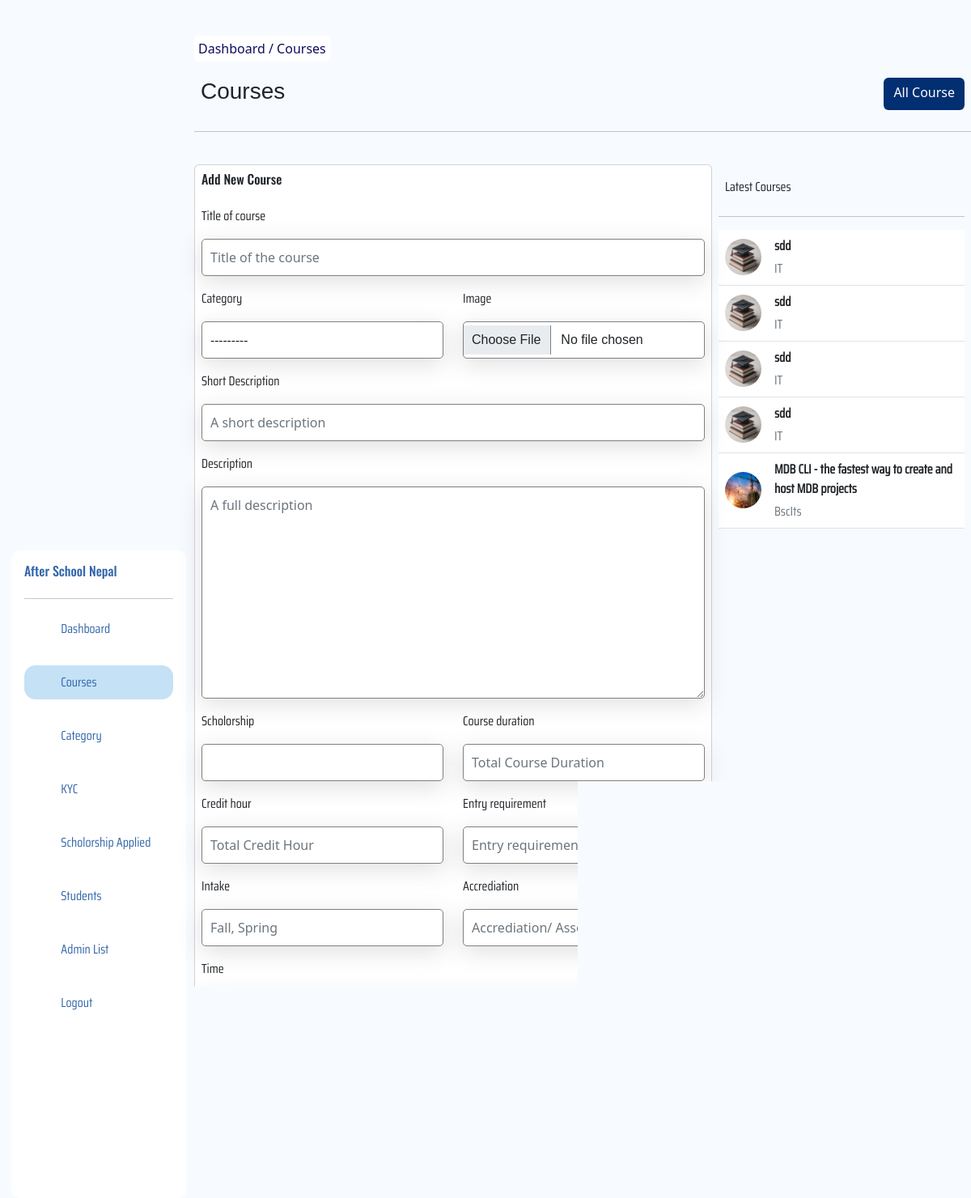
Screenshot of /courses with the database file from the repository.
### landing/models.py (models this page shows, shortened)
class Course(models.Model):
    category = models.ForeignKey(Category, related_name='course_category', on_delete=models.CASCADE)
    name = models.CharField(max_length=200)
    scholorship = models.BooleanField(default= False)
    scholorship_description = models.CharField(max_length = 300)
    slug = models.SlugField(unique= True, null = True, blank=True)
    description = models.TextField()
    short_description = models.TextField()
    video = models.FileField(upload_to='course_video/', null = True, blank= True)
    image = models.ImageField(upload_to='course_image/', null=True, blank=True)
    course_duration = models.CharField(max_length=200, null = True, blank=True)
    credit_hour = models.CharField(max_length=200, null = True, blank=True)
    entry_requirement = models.CharField(max_length=200, null = True, blank=True)
    intake = models.CharField(max_length=200, null = True, blank=True)
    accrediation = models.CharField(max_length=200, null = True, blank=True)
    time = models.CharField(max_length=200, null = True, blank=True)

class Category(models.Model):
    name = models.CharField(max_length= 200)
    slug = models.SlugField(unique=True)
    objects = models.Manager()
    def __str__(self):
        return self.name

### manager/views.py (the view, shortened to what this page needs)
# urls.py: path('courses', views.news, name = "news"),
def news(request):
    latest = Course.objects.all().order_by('-id')[:5]
    category = Category.objects.all().order_by('-id')[:8]
    form = CourseForm()
    dist = {
        'category':category,
        'course':latest,
        'form':form,
    }
    return render(request, "manager/news.html", dist)

### templates/Manager/news.html (shortened to what this page needs)
{% extends 'manager/dashboard.html' %}
{% block inside %}
<div class="mt-3 mb-3">
    <span class="breadcum">
      <a href="{%url 'manager:dashboard'%}">
          Dashboard
      </a>/
      Courses
    </span>
  </div>
    <div class="d-flex justify-content-between p-2">
        <H3>Courses</H3>
        <a href="{%url 'manager:allNews'%}">
            <div class="btn btn-primary">
                All Course
            </div>
        </a>
    </div>
    <hr>
    <div class="row p-0 m-0 mt-4">
       <div class="col-12 col-lg-8 p-0 mt-3">
            <form class="card p-2" action="" method="post" enctype="multipart/form-data">
                <div class="row">
                    <h6>
                        Add New Course
                    </h6>
                    <div class="col-12 mt-3">
                        <p>
                            {{form.name.label}}
                        </p>
                        {{form.name}}
                    </div>
                    <div class="col-6 mt-3">
                        <p>
                            {{form.category.label}}
                        </p>
                        {{form.category}}
                    </div>
                    <div class="col-6 mt-3">
                        <p>
                            {{form.image.label}}
                        </p>
                        {{form.image}}
                    </div>
                    <div class="col-12 mt-3">
                        <p>
                            {{form.short_description.label}}
                        </p>
                        {{form.short_description}}
                    </div>
                    <div class="col-12 mt-3">
                        <p>
                            {{form.description.label}}
                        </p>
                        {{form.description}}
                    </div>
                    <div class="col-6 mt-3">
                        <p>
                            {{form.scholorship.label}}
                        </p>
                        {{form.scholorship}}
                    </div>
                    <div class="col-6 mt-3">
                        <p>
                            {{form.course_duration.label}}
                        </p>
                        {{form.course_duration}}
                    </div>
                    <div class="col-6 mt-3">
                        <p>
                            {{form.credit_hour.label}}
                        </p>
                        {{form.credit_hour}}
                    </div>
                    <div class="col-6 mt-3">
                        <p>
                            {{form.entry_requirement.label}}
                        </p>
                        {{form.entry_requirement}}
                    </div>
                    <div class="col-6 mt-3">
                        <p>
                            {{form.intake.label}}
                        </p>
                        {{form.intake}}
                    </div>
                    <div class="col-6 mt-3">
                        <p>
                            {{form.accrediation.label}}
                        </p>
                        {{form.accrediation}}
                    </div>
                    <div class="col-12 mt-3">
                        <p>
                            {{form.time.label}}
                        </p>
                        {{form.time}}
                    </div>
                </div>
                <button class="btn btn-primary mt-5 mb-3">Add Course</button>
            </form>
       </div>
        <div class="col-12 col-lg-4 p-2 mt-3"  >
            <div class="d-flex justify-content-between">
                <p class="my-auto p-2" >
                    Latest Courses
                </p>
            </div>
            <hr>
            <table class="table align-middle mb-0 bg-white">
                <tbody>
            {% for i in course  %}
            <tr>
                <td>
                  <div class="d-flex align-items-center">
                    {% if i.image %}
                    <img
                    src="{{i.image.url}}"
                    alt=""
                    style="width: 45px; height: 45px"
                    class="rounded-circle"
                    />
                    {% endif %}
                    <div class="ms-3">
                      <p class="fw-bold mb-1">{{i.name}}</p>
                      <p class="text-muted mb-0">{{i.category}}</p>
                    </div>
                  </div>
                </td>
              </tr>
            {% endfor %}
            </tbody>
            </table>
        </div>
    </div>
{% endblock inside %}

### static/css/style.css (style rules this page uses)
body { background-color: #f7fbff; }
h1, h2, h3 { font-family: sans-serif; }
.studentbox:hover, img { filter:brightness(100%); }
h4, h5, h6 { font-family: paragraph; }
p, small, .nav-link { font-family: normals; }
.btn-primary { height: 40px; border: none; color:white; background-color:#022f72; }
.form-control { border: none; border-radius: 5px; padding: 10px; border: 1px solid grey; background-color: white; box-shadow: rgba(100, 100, 111, 0.2) 0px 7px 29px 0px; transition: all 0.3s ease; }
a { text-decoration: none; color: inherit; }

### static/css/dashboard.css (style rules this page uses)
.breadcum { padding: 5px; font-weight:300; background-color: rgb(255, 255, 255); color: #110c5e; border-radius: 5px; box-shadow: rgba(50, 50, 93, 0.25) 0px 50px 100px -20px, rgba(0, 0, 0, 0.3) 0px 30px 60px -30px; }

### templates/Manager/news.html (style rules this page uses)
#id_image { font-family: Arial!important; }

### rows the page displays
Course: image (picture), name "sdd", category "IT"
Course: image (picture), name "sdd", category "IT"
Course: image (picture), name "sdd", category "IT"
Course: image (picture), name "sdd", category "IT"
Course: image (picture), name "MDB CLI - the fastest way to create and host MDB projects", category "BscIts"
